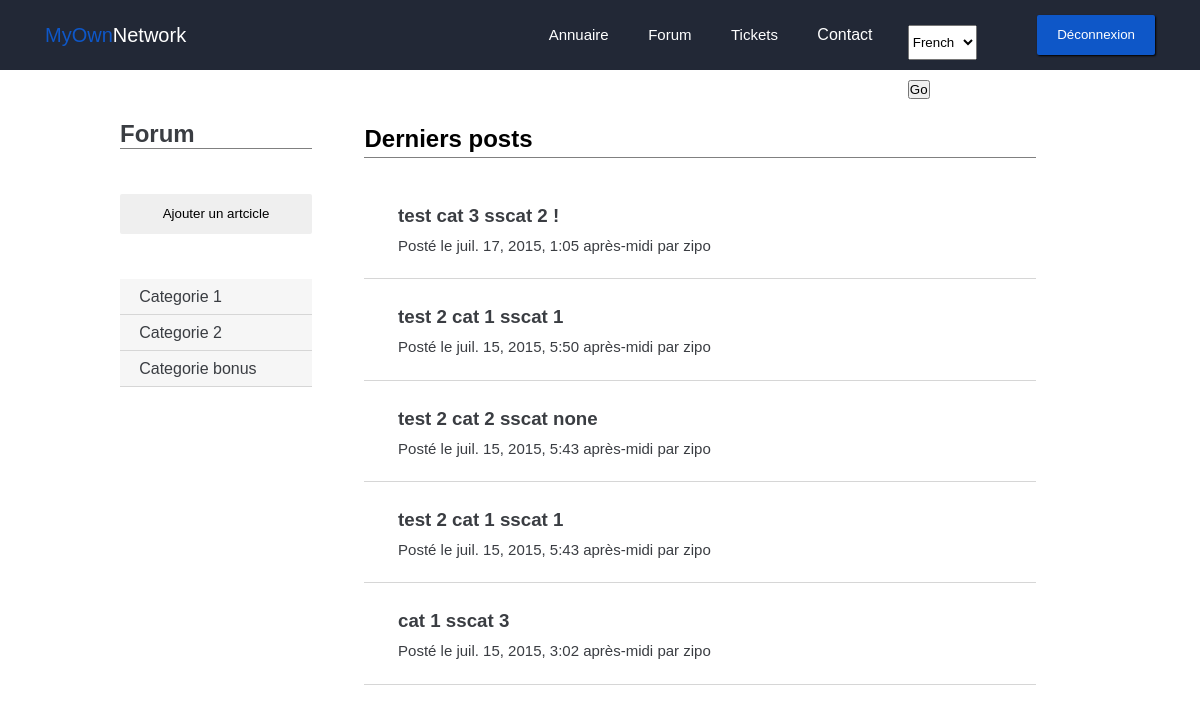
/forum/ (signed in), run on an earlier commit of the app's database.
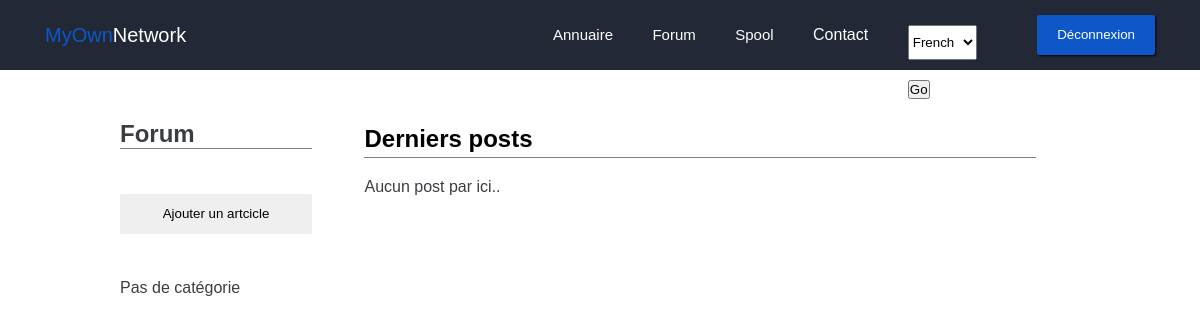
And on a later commit of the database.
### forum/models.py (models this page shows, shortened)
class PostCategorie(models.Model):
    name = models.CharField(max_length=100)

class Post(models.Model):
    titre = models.CharField(max_length=150)
    auteur = models.CharField(max_length=100)
    date = models.DateTimeField(auto_now_add=True, verbose_name="Date de publication")
    sscategorie = models.ForeignKey('PostSsCategorie', null=True)
    categorie = models.ForeignKey('PostCategorie')

### forum/views.py (the view)
def home(request):
    if request.user.is_authenticated():
        categories = PostCategorie.objects.all()
        sscategories = PostSsCategorie.objects.all()
        posts = Post.objects.order_by('-date')[:5]
        return render(request, 'forum/index.html', locals())
    else:
        return render(request, 'intra/index.html')

### forum/templates/forum/index.html (shortened to what this page needs)
{% extends "base.html" %}
{% load i18n %}
{% load static %}
{% block staticfiles %}
	<link rel="stylesheet" href="{% static 'forum/css/style.css' %}">
{% endblock %}
{% block content %}
	<div class="forum">
		<div class="wrapper">
			<div class="forum_nav grey2">
				<h1>Forum</h1>
				<a href="{% url "forum.views.add_post" %}"><button class="btn">{% trans "Ajouter un artcicle" %}</button></a>
				<ul>
				{% for categorie in categories %}
				<a href="{% url "forum.views.list_posts" categorie.id %}" class="grey0Back"><li>{{ categorie.name }}</li></a>
				{% empty %}
				<p>Pas de catégorie</p>
				{% endfor %}
				</ul>
			</div>
			<div class="forum_content">
				<div class="forum_content__header">
					<h2>{% trans "Derniers posts" %}</h2>
				</div>
				<div class="forum_content__posts">
					<ul>
						{% for post in posts %}
						<a href="{% url 'forum.views.post' post.id %}">
							<li>
								<h3>{{ post.titre }}</h3>
								<p>{% trans "Posté le" %} {{ post.date }} {% trans "par" %} {{ post.auteur }}</p>
							</li>
						</a>
						{% empty %}
						<a href="#">
						  {% trans "Aucun post par ici.." %}
						</a>
						{% endfor %}
					</ul>
				</div>
			</div>
		</div>
	</div>
{% endblock %}

What changed in the data, as far as the page shows it:
removed PostCategorie: name "Categorie 1"
removed PostCategorie: name "Categorie 2"
removed PostCategorie: name "Categorie bonus"
removed Post: titre "test cat 3 sscat 2 !", date "juil. 17, 2015, 1:05 après-midi", auteur "zipo"
removed Post: titre "test 2 cat 1 sscat 1", date "juil. 15, 2015, 5:50 après-midi", auteur "zipo"
removed Post: titre "test 2 cat 2 sscat none", date "juil. 15, 2015, 5:43 après-midi", auteur "zipo"
removed Post: titre "test 2 cat 1 sscat 1", date "juil. 15, 2015, 5:43 après-midi", auteur "zipo"
removed Post: titre "cat 1 sscat 3", date "juil. 15, 2015, 3:02 après-midi", auteur "zipo"
Also different on the page:
text no longer shown: "Tickets"
text now shown: "Spool Pas de catégorie Aucun post par ici.."
